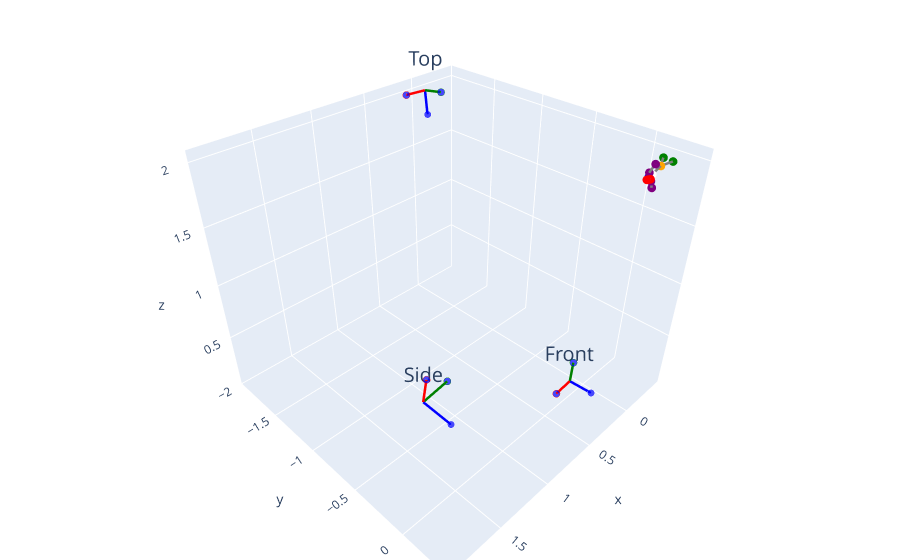

Notebook source saved alongside this figure:
### Code cell
from utils.utils_IO import load_object
from utils.utils_plotting import plot_cams_and_points
from copy import deepcopy


load_dict = load_object("sawtell_points.pickle")
config = load_dict["config"]
cam_group = load_dict["cam_group"]
points_3d = load_dict["points_3d"]
bp_names = config["bp_names"]

skeleton_bp = {}
frame_i = 256

slice_3d = points_3d[frame_i]
for i, bp in enumerate(bp_names):
    skeleton_bp[bp] = points_3d[frame_i, i, :]
skeleton_lines = config.skeleton

cam_names = ["Top", "Front", "Side"]

skel_fig = plot_cams_and_points(
    cam_group=cam_group,
    points_3d=slice_3d,
    point_size=3,
    skeleton_bp=skeleton_bp,
    skeleton_lines=skeleton_lines,
    font_size=20,
    point_colors=config.color_list,
    cam_names=cam_names,
)

xe = 0
ye = -1 * 0.7
ze = -2 * 0.7
scene_camera = dict(
    up=dict(x=0, y=-0.5, z=0),
    eye=dict(x=xe, y=ye, z=ze),
)

skel_fig_layout = deepcopy(skel_fig)
skel_fig_layout.update_layout(scene_camera=scene_camera)
skel_fig["layout"] = skel_fig_layout["layout"]

skel_fig.write_image("fish_recon.eps")

### Figure 1 — Plotly figure (JSON) as saved in the notebook; plotly's stock layout.template omitted (floating-point values rounded to 4 significant figures)
{"data": [{"marker": {"color": ["blue", "red", "red", "red", "red", "red", "white", "orange", "green", "green", "purple", "purple", "purple", "purple"], "size": 3}, "mode": "markers", "textfont": {"size": 20}, "type": "scatter3d", "x": [-0.06205, 0.03692, 0.04348, 0.04875, 0.05242, 0.05426, -0.1347, -0.2886, -0.3939, -0.3843, -0.1162, -0.08932, -0.07632, -0.06922], "y": [0.2073, 0.2488, 0.2567, 0.2643, 0.2733, 0.2819, 0.1919, 0.1645, 0.12, 0.1986, 0.2114, 0.2292, 0.1993, 0.2246], "z": [1.95, 1.981, 1.986, 1.992, 1.997, 2.003, 1.938, 1.937, 1.949, 1.95, 2.025, 1.87, 1.974, 1.924]}, {"line": {"color": "red", "width": 5}, "marker": {"color": "blue", "size": [0, 5]}, "mode": "lines+markers+text", "name": "Top", "text": ["Top", ""], "textfont": {"size": 20}, "type": "scatter3d", "x": [-0.07473, 0.1249], "y": [-1.92, -1.93], "z": [1.987, 1.996]}, {"line": {"color": "blue", "width": 5}, "marker": {"color": "blue", "size": [0, 5]}, "mode": "lines+markers+text", "name": "Top", "text": ["Top", ""], "textfont": {"size": 20}, "type": "scatter3d", "x": [-0.07473, -0.06474], "y": [-1.92, -1.885], "z": [1.987, 1.791]}, {"line": {"color": "green", "width": 5}, "marker": {"color": "blue", "size": [0, 5]}, "mode": "lines+markers+text", "name": "Top", "text": ["Top", ""], "textfont": {"size": 20}, "type": "scatter3d", "x": [-0.07473, -0.06676], "y": [-1.92, -1.724], "z": [1.987, 2.023]}, {"line": {"color": "red", "width": 5}, "marker": {"color": "blue", "size": [0, 5]}, "mode": "lines+markers+text", "name": "Front", "text": ["Front", ""], "textfont": {"size": 20}, "type": "scatter3d", "x": [0.1063, 0.3056], "y": [-0.0599, -0.04554], "z": [0.06836, 0.07707]}, {"line": {"color": "blue", "width": 5}, "marker": {"color": "blue", "size": [0, 5]}, "mode": "lines+markers+text", "name": "Front", "text": ["Front", ""], "textfont": {"size": 20}, "type": "scatter3d", "x": [0.1063, 0.09212], "y": [-0.0599, 0.1396], "z": [0.06836, 0.06464]}, {"line": {"color": "green", "width": 5}, "marker": {"color": "blue", "size": [0, 5]}, "mode": "lines+markers+text", "name": "Front", "text": ["Front", ""], "textfont": {"size": 20}, "type": "scatter3d", "x": [0.1063, 0.09738], "y": [-0.0599, -0.05682], "z": [0.06836, 0.2681]}, {"line": {"color": "red", "width": 5}, "marker": {"color": "blue", "size": [0, 5]}, "mode": "lines+markers+text", "name": "Side", "text": ["Side", ""], "textfont": {"size": 20}, "type": "scatter3d", "x": [1.911, 1.918], "y": [0.1532, 0.1914], "z": [1.28, 1.476]}, {"line": {"color": "blue", "width": 5}, "marker": {"color": "blue", "size": [0, 5]}, "mode": "lines+markers+text", "name": "Side", "text": ["Side", ""], "textfont": {"size": 20}, "type": "scatter3d", "x": [1.911, 1.895], "y": [0.1532, 0.349], "z": [1.28, 1.243]}, {"line": {"color": "green", "width": 5}, "marker": {"color": "blue", "size": [0, 5]}, "mode": "lines+markers+text", "name": "Side", "text": ["Side", ""], "textfont": {"size": 20}, "type": "scatter3d", "x": [1.911, 1.712], "y": [0.1532, 0.1381], "z": [1.28, 1.29]}, {"line": {"color": "gray", "width": 5}, "marker": {"color": "blue", "size": [0, 5]}, "mode": "lines+markers+text", "name": "", "text": ["", ""], "textfont": {"size": 20}, "type": "scatter3d", "x": [-0.06205, 0.03692], "y": [0.2073, 0.2488], "z": [1.95, 1.981]}, {"line": {"color": "gray", "width": 5}, "marker": {"color": "blue", "size": [0, 5]}, "mode": "lines+markers+text", "name": "", "text": ["", ""], "textfont": {"size": 20}, "type": "scatter3d", "x": [0.03692, 0.04348], "y": [0.2488, 0.2567], "z": [1.981, 1.986]}, {"line": {"color": "gray", "width": 5}, "marker": {"color": "blue", "size": [0, 5]}, "mode": "lines+markers+text", "name": "", "text": ["", ""], "textfont": {"size": 20}, "type": "scatter3d", "x": [0.04348, 0.04875], "y": [0.2567, 0.2643], "z": [1.986, 1.992]}, {"line": {"color": "gray", "width": 5}, "marker": {"color": "blue", "size": [0, 5]}, "mode": "lines+markers+text", "name": "", "text": ["", ""], "textfont": {"size": 20}, "type": "scatter3d", "x": [0.04875, 0.05242], "y": [0.2643, 0.2733], "z": [1.992, 1.997]}, {"line": {"color": "gray", "width": 5}, "marker": {"color": "blue", "size": [0, 5]}, "mode": "lines+markers+text", "name": "", "text": ["", ""], "textfont": {"size": 20}, "type": "scatter3d", "x": [0.05242, 0.05426], "y": [0.2733, 0.2819], "z": [1.997, 2.003]}, {"line": {"color": "gray", "width": 5}, "marker": {"color": "blue", "size": [0, 5]}, "mode": "lines+markers+text", "name": "", "text": ["", ""], "textfont": {"size": 20}, "type": "scatter3d", "x": [-0.06205, -0.1347], "y": [0.2073, 0.1919], "z": [1.95, 1.938]}, {"line": {"color": "gray", "width": 5}, "marker": {"color": "blue", "size": [0, 5]}, "mode": "lines+markers+text", "name": "", "text": ["", ""], "textfont": {"size": 20}, "type": "scatter3d", "x": [-0.1347, -0.2886], "y": [0.1919, 0.1645], "z": [1.938, 1.937]}, {"line": {"color": "gray", "width": 5}, "marker": {"color": "blue", "size": [0, 5]}, "mode": "lines+markers+text", "name": "", "text": ["", ""], "textfont": {"size": 20}, "type": "scatter3d", "x": [-0.3939, -0.2886], "y": [0.12, 0.1645], "z": [1.949, 1.937]}, {"line": {"color": "gray", "width": 5}, "marker": {"color": "blue", "size": [0, 5]}, "mode": "lines+markers+text", "name": "", "text": ["", ""], "textfont": {"size": 20}, "type": "scatter3d", "x": [-0.3843, -0.2886], "y": [0.1986, 0.1645], "z": [1.95, 1.937]}, {"line": {"color": "gray", "width": 5}, "marker": {"color": "blue", "size": [0, 5]}, "mode": "lines+markers+text", "name": "", "text": ["", ""], "textfont": {"size": 20}, "type": "scatter3d", "x": [-0.07632, -0.1162], "y": [0.1993, 0.2114], "z": [1.974, 2.025]}, {"line": {"color": "gray", "width": 5}, "marker": {"color": "blue", "size": [0, 5]}, "mode": "lines+markers+text", "name": "", "text": ["", ""], "textfont": {"size": 20}, "type": "scatter3d", "x": [-0.06205, -0.07632], "y": [0.2073, 0.1993], "z": [1.95, 1.974]}, {"line": {"color": "gray", "width": 5}, "marker": {"color": "blue", "size": [0, 5]}, "mode": "lines+markers+text", "name": "", "text": ["", ""], "textfont": {"size": 20}, "type": "scatter3d", "x": [-0.06922, -0.08932], "y": [0.2246, 0.2292], "z": [1.924, 1.87]}, {"line": {"color": "gray", "width": 5}, "marker": {"color": "blue", "size": [0, 5]}, "mode": "lines+markers+text", "name": "", "text": ["", ""], "textfont": {"size": 20}, "type": "scatter3d", "x": [-0.06205, -0.06922], "y": [0.2073, 0.2246], "z": [1.95, 1.924]}], "layout": {"margin": {"b": 0, "l": 0, "r": 0, "t": 0}, "scene": {"camera": {}}, "showlegend": false, "title": {"x": 0.5, "xanchor": "center", "y": 0.9, "yanchor": "top"}}}
